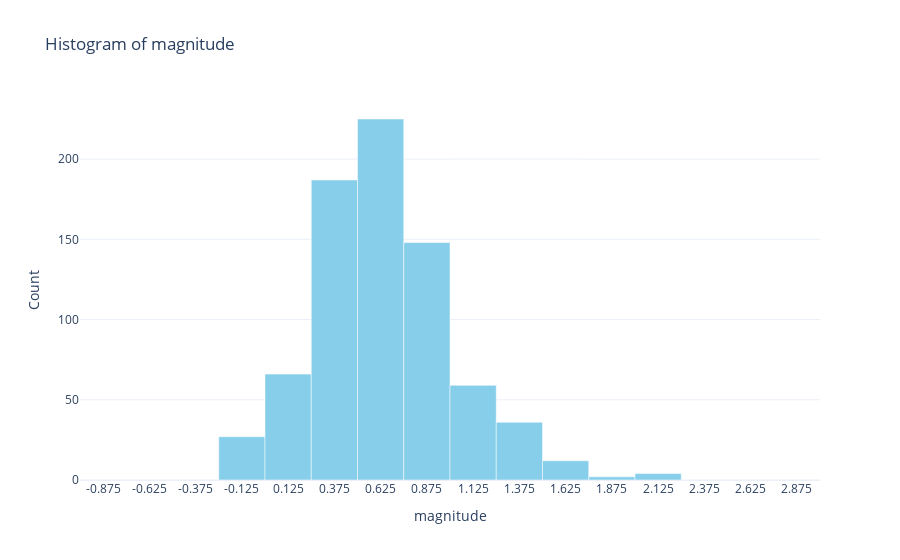

Here is the notebook cell this chart was saved with:
### Markdown cell above
### 4. Plotting Histogram

Using the `LqtAnalysis` class instance object, you can also plot the histogram for any given numerical columns:

### Code cell
# setting plotly for static render (delete this import and the render setting in your own scripts to experience plotly interactive, this is just for github deployment in this tutorial)
# import plotly.io as pio
# pio.renderers.default = 'png'  # or 'svg'

# Example of using plot_histogram methodft 
lqt_ready_2.plot_histogram('magnitude', bin_width=0.25, min_bin=-1.0, max_bin=3.0)

### Figure 1 — Plotly figure (JSON) as saved in the notebook; plotly's stock layout.template omitted (floating-point values rounded to 4 significant figures)
{"data": [{"hovertemplate": "Bin_center: %{x:.3f}<br>count: %{y}<extra></extra>", "marker": {"color": "skyblue"}, "name": "magnitude", "type": "bar", "width": 0.25, "x": [-0.875, -0.625, -0.375, -0.125, 0.125, 0.375, 0.625, 0.875, 1.125, 1.375, 1.625, 1.875, 2.125, 2.375, 2.625, 2.875], "y": [0, 0, 0, 27, 66, 187, 225, 148, 59, 36, 12, 2, 4, 0, 0, 0]}], "layout": {"bargap": 0.25, "showlegend": false, "title": {"text": "Histogram of magnitude"}, "xaxis": {"tickmode": "array", "ticktext": ["-0.875", "-0.625", "-0.375", "-0.125", "0.125", "0.375", "0.625", "0.875", "1.125", "1.375", "1.625", "1.875", "2.125", "2.375", "2.625", "2.875"], "tickvals": [-0.875, -0.625, -0.375, -0.125, 0.125, 0.375, 0.625, 0.875, 1.125, 1.375, 1.625, 1.875, 2.125, 2.375, 2.625, 2.875], "title": {"text": "magnitude"}}, "yaxis": {"title": {"text": "Count"}}}}
